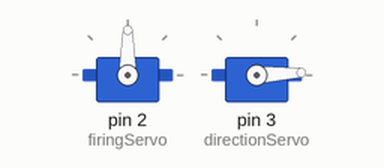
This sketch was run on a simulated Arduino Uno, built with avr-gcc and run on an emulated ATmega328P. Shown: 2 × servo.

Above: at 0.05 s.
At 1.6 s:
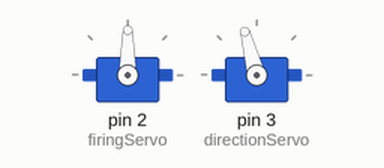
At 3.65 s:
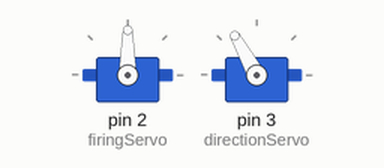
At 7.25 s:
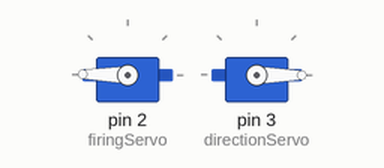
Timing chart, 0 to 9.4 s (numbered marks = the images above):
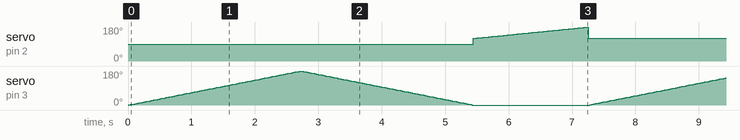

Measured:
- by itself, servo on pin 2 (firingServo): ramps from 120° to 179° and jumps back, once every 7.3 s

The sketch:

Machine.ino
```cpp
#include <Servo.h>

Servo firingServo;
Servo directionServo;

int firingPos = 120;
int directionPos = 90;

void setup()
{
  firingServo.attach(2);
  directionServo.attach(3);
}

void loop()
{
  //SWEEP
  for(directionPos = 0; directionPos < 180; directionPos += 1)
  {
    directionServo.write(directionPos);
    delay(15);
  }
  for(directionPos = 180; directionPos >= 0; directionPos-=1)
  {
    directionServo.write(directionPos);
    delay(15);
  }

  //FIRING
  for(firingPos = 120; firingPos < 180; firingPos += 1)
  {
    firingServo.write(firingPos);
    delay(30);
  }
  for(firingPos = 180; firingPos >= 120; firingPos-=1)
  {
    firingServo.write(firingPos);
  }
}
```
